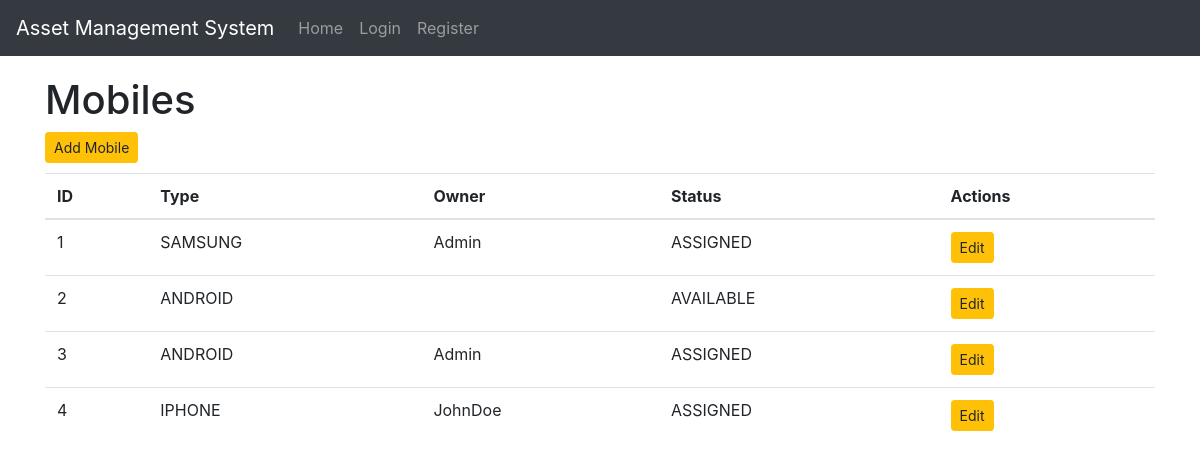
The app's page /display_mobiles with its own data.
### inventory/models.py (models this page shows, shortened)
class Mobile(models.Model):
    type_choices = (
        ("ANDROID", "Android"),
        ("IPHONE", "iPhone"),
        ("SAMSUNG", "Samsung"),
    )
    type = models.CharField(max_length=100, choices=type_choices, blank=False)
    owner = models.ForeignKey(User, blank=True, null=True, on_delete=models.CASCADE)
    status_choices = (
        ("AVAILABLE", "Device is available to be assigned"),
        ("ASSIGNED", "Device is assigned to a staff member"),
        ("SETUP_REQUIRED", "This device needs setting up before it can be assigned"),
    )
    status = models.CharField(max_length=100, choices=status_choices, blank=False)

### inventory/views.py (the view)
# urls.py: re_path(r"^display_mobiles$", display_mobiles, name="display_mobiles"),
def display_mobiles(request):
    items = Mobile.objects.all()
    context = {
        "items": items,
        "header": "Mobiles",
    }
    return render(request, "inventory/index.html", context)

### inventory/templates/inventory/index.html (shortened to what this page needs)
{% extends 'inventory/base.html' %}
{% block body%}
    <h1>{{ header }}</h1>
    <div class="button-group">
        {% if header == "Laptops" %}
            <a href="{% url 'add_laptop' %}" class="btn btn-warning btn-sm" role="button">Add Laptop</a>
        {% elif header == "Mobiles" %}
            <a href="{% url 'add_mobile' %}" class="btn btn-warning btn-sm" role="button">Add Mobile</a>
        {% endif %}
    </div>
    {% if header == "Home" %}
        <h2>Welcome to the Asset Management System for NHSD</h2>
        {% if user.is_authenticated %}
            <p>Please select from one of the two following options</p>
            <a href="{% url 'display_laptops' %}" class="btn btn-primary btn-md" role="button">Laptops</a>
            <a href="{% url 'display_mobiles' %}" class="btn btn-primary btn-md" role="button">Mobiles</a>
        {% else %}
            <p>Please login or register an account to access this system</p>
            <a href="{% url 'login' %}" class="btn btn-primary btn-md" role="button">Login</a>
            <a href="{% url 'register_user' %}" class="btn btn-primary btn-md" role="button">Register</a>
        {% endif %}
    {% else %}
        <table class="table table-hover">
            <thead>
                <tr>
                    <th>ID</th>
                    <th>Type</th>
                    <th>Owner</th>
                    <th>Status</th>
                    <th>Actions</th>
                </tr>
            </thead>
            <tbody>
                {% for item in items %}
                    <tr>
                        <td>{{ item.pk }}</td>
                        <td>{{ item.type }}</td>
                        <td>{{ item.owner.username }}</td>
                        <td>{{ item.status }}</td>
                        {% if header == "Laptops" %}
                        <td>
                            <a href="{% url 'edit_laptop' item.pk %}" class="btn btn-warning btn-sm" role="button">Edit</a>
                            {% if user.is_superuser %}
                                <a href="{% url 'delete_laptop' item.pk %}" class="btn btn-danger btn-sm" role="button">Delete</a>
                            {% endif %}
                        </td>
                        {% elif header == "Mobiles" %}
                        <td>
                            <a href="{% url 'edit_mobile' item.pk %}" class="btn btn-warning btn-sm" role="button">Edit</a>
                        </td>
                        {% endif %}
                    </tr>
                {% endfor %}
            </tbody>
        </table>
    {% endif %}
{% endblock %}

### inventory/static/css/style.css (style rules this page uses)
.table { margin: 10px 0px 10px 0px; }

### records on screen
Mobile: pk "1", type "SAMSUNG", owner.username "Admin", status "ASSIGNED"
Mobile: pk "2", type "ANDROID", status "AVAILABLE"
Mobile: pk "3", type "ANDROID", owner.username "Admin", status "ASSIGNED"
Mobile: pk "4", type "IPHONE", owner.username "JohnDoe", status "ASSIGNED"

### other values on screen
{{ header }} "Mobiles"
